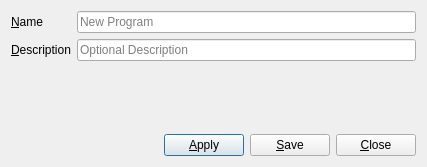
<?xml version="1.0" encoding="UTF-8"?>
<ui version="4.0">
 <class>dialog_training_program</class>
 <widget class="QDialog" name="dialog_training_program">
  <property name="geometry">
   <rect>
    <x>0</x>
    <y>0</y>
    <width>427</width>
    <height>167</height>
   </rect>
  </property>
  <property name="windowTitle">
   <string>Training Program</string>
  </property>
  <layout class="QVBoxLayout" name="verticalLayout">
   <item>
    <layout class="QGridLayout" name="gridLayout">
     <item row="0" column="0">
      <widget class="QLabel" name="label_tpr_name">
       <property name="text">
        <string>&amp;Name</string>
       </property>
       <property name="buddy">
        <cstring>lineEdit_tpr_name</cstring>
       </property>
      </widget>
     </item>
     <item row="0" column="1">
      <widget class="QLineEdit" name="lineEdit_tpr_name">
       <property name="text">
        <string/>
       </property>
       <property name="maxLength">
        <number>32767</number>
       </property>
       <property name="placeholderText">
        <string>New Program</string>
       </property>
      </widget>
     </item>
     <item row="1" column="0">
      <widget class="QLabel" name="label_tpr_description">
       <property name="text">
        <string>&amp;Description</string>
       </property>
       <property name="buddy">
        <cstring>lineEdit_tpr_description</cstring>
       </property>
      </widget>
     </item>
     <item row="1" column="1">
      <widget class="QLineEdit" name="lineEdit_tpr_description">
       <property name="maxLength">
        <number>1023</number>
       </property>
       <property name="placeholderText">
        <string>Optional Description</string>
       </property>
      </widget>
     </item>
    </layout>
   </item>
   <item>
    <spacer name="verticalSpacer">
     <property name="orientation">
      <enum>Qt::Vertical</enum>
     </property>
     <property name="sizeHint" stdset="0">
      <size>
       <width>20</width>
       <height>28</height>
      </size>
     </property>
    </spacer>
   </item>
   <item>
    <layout class="QHBoxLayout" name="horizontalLayout">
     <item>
      <spacer name="horizontalSpacer">
       <property name="orientation">
        <enum>Qt::Horizontal</enum>
       </property>
       <property name="sizeHint" stdset="0">
        <size>
         <width>40</width>
         <height>20</height>
        </size>
       </property>
      </spacer>
     </item>
     <item>
      <widget class="QPushButton" name="pushButton_apply">
       <property name="text">
        <string>&amp;Apply</string>
       </property>
      </widget>
     </item>
     <item>
      <widget class="QPushButton" name="pushButton_save">
       <property name="text">
        <string>&amp;Save</string>
       </property>
      </widget>
     </item>
     <item>
      <widget class="QPushButton" name="pushButton_close">
       <property name="text">
        <string>&amp;Close</string>
       </property>
      </widget>
     </item>
    </layout>
   </item>
  </layout>
 </widget>
 <resources/>
 <connections>
  <connection>
   <sender>pushButton_close</sender>
   <signal>clicked()</signal>
   <receiver>dialog_training_program</receiver>
   <slot>reject()</slot>
   <hints>
    <hint type="sourcelabel">
     <x>356</x>
     <y>134</y>
    </hint>
    <hint type="destinationlabel">
     <x>180</x>
     <y>85</y>
    </hint>
   </hints>
  </connection>
 </connections>
</ui>
